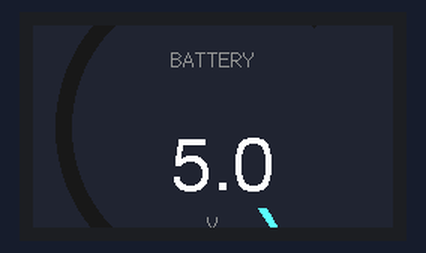
A sketch run on a simulated ESP32. Parts: 240×135 colour display. Storage starts empty; what the sketch prints to the serial monitor is not drawn.

Above: at 1.4 s.
At 6.5 s:
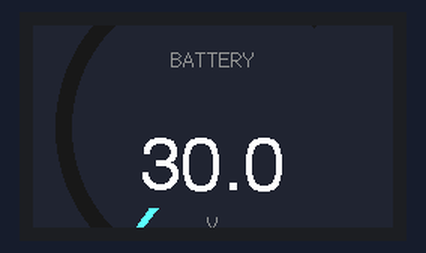
At 11.5 s:
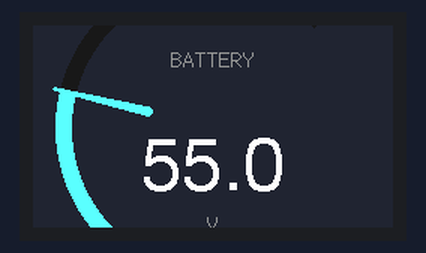
At 21.7 s:
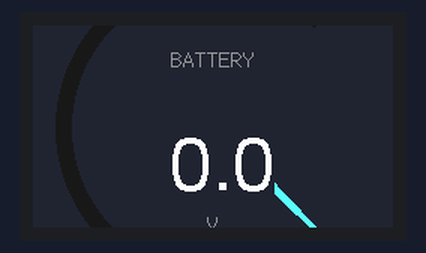
At 29.9 s:
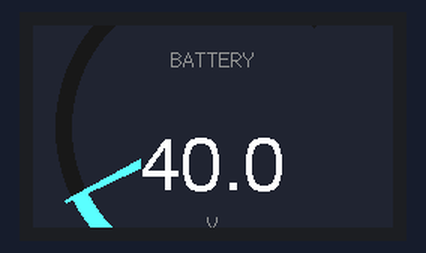
At 38.1 s:
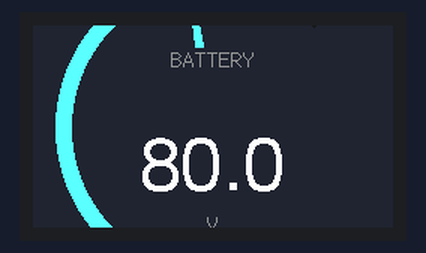

The sketch:

07_SDCard_Display_Gauge_2.ino
```cpp
// Define the SD Chip Select pin (must match wiring)
#define VSPI_PIN  // SD card is using VSPI and TFT is using HSPI

#include <SPI.h>
#include <SD.h>
#include <TFT_eSPI.h>


#ifdef VSPI_PIN
#define SD_SCLK_PIN 4
#define SD_MISO_PIN 5
#define SD_MOSI_PIN 6
#else
#define SD_SCLK_PIN 12
#define SD_MISO_PIN 13
#define SD_MOSI_PIN 11
#endif

#define SD_CS_PIN 7
#define SD_FREQUENCY 16000000  // 16MHz or 4MHz

#ifdef VSPI_PIN
SPIClass sdSPI(VSPI);
#else
SPIClass sdSPI(HSPI);
#endif

TFT_eSPI tft = TFT_eSPI();
TFT_eSprite gauge = TFT_eSprite(&tft);  // Canvas buffer to prevent flicker
// ==========================================
// USER CONFIGURATION (EDIT THESE VALUES)
// ==========================================
const float RANGE_MIN = 0.0;          // Minimum gauge value
const float RANGE_MAX = 100.0;        // Maximum gauge value
const char* GAUGE_TITLE = "BATTERY";  // Gauge Header text
const char* UNIT_TEXT = "V";          // Unit of measurement

// Fresh Color Palette (Modern Mint, Crisp Teal, Slate Gray)
#define COLOR_BG 0x18C3          // Dark charcoal background (HEX #14181F)
#define COLOR_CARD 0x2126        // Soft slate container card (HEX #20242D)
#define COLOR_MINT 0x5FFF        // Fresh energetic mint green (HEX #50FFDF)
#define COLOR_DARK_MINT 0x0C2A   // Deep mint glow shadow (HEX #0A5548)
#define COLOR_TEXT_MUTED 0x94B2  // Subdued gray text (HEX #929AA6)
#define COLOR_WHITE 0xFFFF       // High contrast crisp white

// Layout Math Anchors (Do not change)
const int G_SIZE = 240;         // Square dimension of the gauge canvas
const int CENTER = G_SIZE / 2;  // Rotation center anchor point (X and Y)
const int RADIUS = 105;         // Outer arc radius
const float START_ANG = 135.0;  // Gauge start angle (bottom-left)
const float END_ANG = 405.0;    // Gauge end angle (bottom-right)

float currentValue = RANGE_MIN;
float targetValue = RANGE_MIN;

void simulateSensor();


void setup() {
  Serial.begin(115200);
  delay(1000);

  // Initialize TFT Display
  Serial.println("Initializing TFT...");
  tft.init();
  //tft.setRotation(2);
  //tft.fillScreen(TFT_BLACK);
  tft.setTextColor(TFT_WHITE, TFT_BLACK);
  tft.setTextSize(2);
  tft.setCursor(0, 0);
  Serial.println("TFT ready...");
  tft.println("TFT ready...");

  tft.setRotation(1);  // Landscape orientation
  tft.fillScreen(COLOR_BG);

  // Allocate memory for the 240x240 buffer (using ~115KB RAM)
  gauge.createSprite(G_SIZE, G_SIZE);
  gauge.setPivot(CENTER, CENTER);  // Establish the needle pivot matrix anchor


  // Explicitly bind SPI to your SPI pins BEFORE SD.begin()
  // SPI.begin(SD_SCLK_PIN, SD_MISO_PIN, SD_MOSI_PIN);
  sdSPI.begin(SD_SCLK_PIN, SD_MISO_PIN, SD_MOSI_PIN);  // SCK, MISO, MOSI

  Serial.println("Initializing SD card...");
  //if (!SD.begin(SD_CS_PIN, SPI, SD_FREQUENCY)) {
  if (!SD.begin(SD_CS_PIN, sdSPI, SD_FREQUENCY)) {
    Serial.println("SD Card initialization failed!");
    while (1) delay(1000);  // Halt
  }

  Serial.println("SD Card initialized successfully.");
  //tft.println("SD Card OK");

  uint64_t cardSize = SD.cardSize() / (1024 * 1024);
  Serial.printf("SD Card Size: %lluMB\n", cardSize);
  //tft.printf("Size: %lluMB", cardSize);
}

void loop() {
  // Simulate sensor data changing over time
  simulateSensor();

  // Smooth out needle physics using linear interpolation (lerp)
  //currentValue += (targetValue - currentValue) * 0.15;
  currentValue = targetValue;

  // 1. Reset canvas with container background color
  gauge.fillSprite(COLOR_CARD);

  // 2. Map current reading to angle layout
  float progressPct = (currentValue - RANGE_MIN) / (RANGE_MAX - RANGE_MIN);
  progressPct = constrain(progressPct, 0.0, 1.0);
  float currentAngle = START_ANG + (progressPct * (END_ANG - START_ANG));

  // 3. Render modern track & active arc ring
  drawGaugeTrack(progressPct);

  // 4. Render sleek modern needle
  drawModernNeedle(currentAngle);

  // 5. Print typography (Title and Digital Value)
  drawTypography();

  // 6. Push fully assembled buffer onto screen (Offset to middle of screen)
  gauge.pushSprite((tft.width() - G_SIZE) / 2, (tft.height() - G_SIZE) / 2);

  delay(16);  // Target ~60FPS rendering loop
}


void drawGaugeTrack(float pct) {
  // Background static guide track ring
  gauge.drawSmoothArc(CENTER, CENTER, RADIUS, RADIUS - 10, START_ANG - 180 + 360, END_ANG - 180, COLOR_BG, COLOR_CARD);

  // Dynamic active mint progress ring overlay
  if (pct > 0.01) {
    float activeEnd = START_ANG + (pct * (END_ANG - START_ANG)) - 180;
    //(activeEnd < 0) ? (float)activeEnd + 360 : activeEnd;
    if (activeEnd < 0) activeEnd += 360;
    gauge.drawSmoothArc(CENTER, CENTER, RADIUS, RADIUS - 10, START_ANG - 180 + 360, activeEnd, COLOR_MINT, COLOR_CARD);
  }
}

void drawModernNeedle(float angle) {
  // Compute floating math coordinates for sharp needle point
  float rad = (angle - 90.0) * DEG_TO_RAD;  // Shift coordinate plane orientation

  // Modern aesthetic: floating line starting away from center extending past arc
  int needleStartDist = 45;
  int needleEndDist = RADIUS + 4;

  int sx = CENTER + cos(rad) * needleStartDist;
  int sy = CENTER + sin(rad) * needleStartDist;
  int ex = CENTER + cos(rad) * needleEndDist;
  int ey = CENTER + sin(rad) * needleEndDist;

  // Generate crisp structural line vector
  gauge.drawWedgeLine(sx, sy, ex, ey, 3, 1, COLOR_MINT);
}

void drawTypography() {
  // Title Metadata Header
  gauge.setTextDatum(MC_DATUM);
  gauge.setTextColor(COLOR_TEXT_MUTED, COLOR_CARD);
  gauge.drawString(GAUGE_TITLE, CENTER, CENTER - 45, 2);

  // Clean digital output layout value
  gauge.setTextColor(COLOR_WHITE, COLOR_CARD);  // over write old text
  char valBuffer[10];
  dtostrf(currentValue, 4, 1, valBuffer);  // Format string to 1 decimal place, recommend method
  //sprintf(valBuffer, "%.1f", (currentValue + 0.05));
  gauge.drawString(valBuffer, CENTER, CENTER + 30, 6);  // Large font index 6

  // Unit Metadata Footer
  gauge.setTextColor(COLOR_TEXT_MUTED, COLOR_CARD);
  gauge.drawString(UNIT_TEXT, CENTER, CENTER + 65, 2);
}

void simulateSensor() {
  // Random walk sweep simulator logic
  static unsigned long lastUpdate = 0;
  if (millis() - lastUpdate > 1000) {
    lastUpdate = millis();
    //  targetValue = random(RANGE_MIN * 10, RANGE_MAX * 10) / 10.0;

    targetValue += 5;
    if (targetValue > RANGE_MAX) targetValue = RANGE_MIN;
  }
}
```

Measured:
- what the display in image 0 shows lasts 1.0 s, from 1.3 s to 2.3 s
